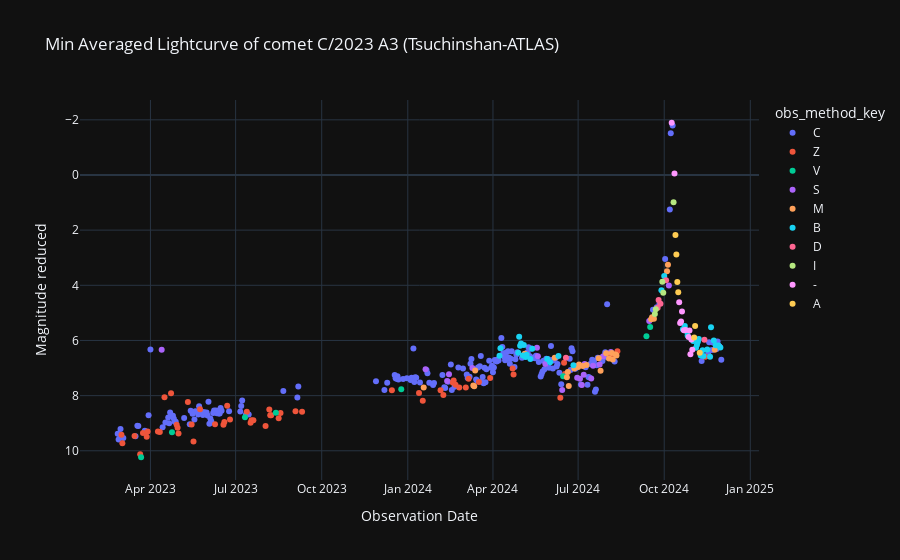

Notebook code for this chart:
### Code cell
# Gráfica de luz interna
labels = {'obs_date':'Observation Date','magnitud_reducida':'Magnitude reduced'}
fig = px.scatter(curva_de_luz_agrupada_min_v2_df, x='obs_date', y='magnitud_reducida', template= 'plotly_dark',color='obs_method_key', labels= labels, title=f'Min Averaged Lightcurve of comet {nombre_cometa} (Tsuchinshan-ATLAS)')
fig.update_yaxes(autorange="reversed")
fig.show()

### Figure 1 — Plotly figure (JSON) as saved in the notebook; plotly's stock layout.template omitted (floating-point values rounded to 4 significant figures; data arrays with more than 128 entries replaced by an {"elided": "..."} marker saying what was removed)
{"data": [{"hovertemplate": "obs_method_key=C<br>Observation Date=%{x}<br>Magnitude reduced=%{y}<extra></extra>", "legendgroup": "C", "marker": {"color": "#636efa", "symbol": "circle"}, "mode": "markers", "name": "C", "orientation": "v", "showlegend": true, "type": "scatter", "x": {"elided": "198 str values"}, "xaxis": "x", "y": {"elided": "198 float values"}, "yaxis": "y"}, {"hovertemplate": "obs_method_key=Z<br>Observation Date=%{x}<br>Magnitude reduced=%{y}<extra></extra>", "legendgroup": "Z", "marker": {"color": "#EF553B", "symbol": "circle"}, "mode": "markers", "name": "Z", "orientation": "v", "showlegend": true, "type": "scatter", "x": ["2023-03-01T00:00:00", "2023-03-02T00:00:00", "2023-03-15T00:00:00", "2023-03-21T00:00:00", "2023-03-24T00:00:00", "2023-03-28T00:00:00", "2023-03-29T00:00:00", "2023-04-09T00:00:00", "2023-04-11T00:00:00", "2023-04-16T00:00:00", "2023-04-23T00:00:00", "2023-04-29T00:00:00", "2023-04-30T00:00:00", "2023-05-01T00:00:00", "2023-05-11T00:00:00", "2023-05-15T00:00:00", "2023-05-17T00:00:00", "2023-05-24T00:00:00", "2023-06-09T00:00:00", "2023-06-18T00:00:00", "2023-06-19T00:00:00", "2023-06-22T00:00:00", "2023-06-25T00:00:00", "2023-07-13T00:00:00", "2023-07-17T00:00:00", "2023-07-18T00:00:00", "2023-07-20T00:00:00", "2023-08-02T00:00:00", "2023-08-06T00:00:00", "2023-08-07T00:00:00", "2023-08-08T00:00:00", "2023-08-16T00:00:00", "2023-08-18T00:00:00", "2023-09-03T00:00:00", "2023-09-10T00:00:00", "2023-12-15T00:00:00", "2024-01-13T00:00:00", "2024-01-17T00:00:00", "2024-02-05T00:00:00", "2024-02-08T00:00:00", "2024-02-18T00:00:00", "2024-02-19T00:00:00", "2024-02-21T00:00:00", "2024-02-25T00:00:00", "2024-03-03T00:00:00", "2024-03-06T00:00:00", "2024-03-17T00:00:00", "2024-03-29T00:00:00", "2024-04-22T00:00:00", "2024-04-23T00:00:00", "2024-06-12T00:00:00", "2024-06-16T00:00:00", "2024-06-17T00:00:00", "2024-08-04T00:00:00", "2024-08-12T00:00:00", "2024-11-14T00:00:00"], "xaxis": "x", "y": [9.419, 9.73, 9.464, 10.12, 9.354, 9.493, 9.302, 9.303, 9.32, 8.062, 7.916, 9.058, 9.165, 9.371, 8.23, 9.051, 9.66, 8.49, 9.039, 9.056, 8.958, 8.363, 8.866, 8.585, 8.987, 8.889, 8.89, 9.102, 8.507, 8.708, 8.71, 8.822, 8.625, 8.563, 8.585, 7.809, 7.906, 8.185, 7.802, 7.973, 7.524, 7.45, 7.602, 7.709, 7.702, 7.388, 7.507, 7.362, 7.015, 7.238, 8.077, 6.809, 7.218, 6.587, 6.387, 6.59], "yaxis": "y"}, {"hovertemplate": "obs_method_key=V<br>Observation Date=%{x}<br>Magnitude reduced=%{y}<extra></extra>", "legendgroup": "V", "marker": {"color": "#00cc96", "symbol": "circle"}, "mode": "markers", "name": "V", "orientation": "v", "showlegend": true, "type": "scatter", "x": ["2023-03-22T00:00:00", "2023-04-24T00:00:00", "2023-07-11T00:00:00", "2023-08-13T00:00:00", "2023-12-25T00:00:00", "2024-06-15T00:00:00", "2024-09-12T00:00:00", "2024-09-16T00:00:00"], "xaxis": "x", "y": [10.23, 9.323, 8.783, 8.617, 7.765, 7.3, 5.844, 5.509], "yaxis": "y"}, {"hovertemplate": "obs_method_key=S<br>Observation Date=%{x}<br>Magnitude reduced=%{y}<extra></extra>", "legendgroup": "S", "marker": {"color": "#ab63fa", "symbol": "circle"}, "mode": "markers", "name": "S", "orientation": "v", "showlegend": true, "type": "scatter", "x": ["2023-04-13T00:00:00", "2024-01-20T00:00:00", "2024-02-12T00:00:00", "2024-02-14T00:00:00", "2024-03-10T00:00:00", "2024-05-18T00:00:00", "2024-05-19T00:00:00", "2024-05-27T00:00:00", "2024-06-14T00:00:00", "2024-06-30T00:00:00", "2024-07-03T00:00:00", "2024-07-05T00:00:00", "2024-07-07T00:00:00", "2024-07-08T00:00:00", "2024-07-15T00:00:00", "2024-07-17T00:00:00", "2024-07-24T00:00:00", "2024-07-28T00:00:00", "2024-08-05T00:00:00", "2024-09-15T00:00:00", "2024-10-06T00:00:00", "2024-11-29T00:00:00"], "xaxis": "x", "y": [6.337, 7.046, 7.471, 7.222, 7.002, 6.263, 6.574, 6.852, 7.793, 7.349, 7.386, 7.613, 7.242, 6.857, 7.376, 6.916, 6.871, 6.575, 6.422, 5.29, 4.008, 6.219], "yaxis": "y"}, {"hovertemplate": "obs_method_key=M<br>Observation Date=%{x}<br>Magnitude reduced=%{y}<extra></extra>", "legendgroup": "M", "marker": {"color": "#FFA15A", "symbol": "circle"}, "mode": "markers", "name": "M", "orientation": "v", "showlegend": true, "type": "scatter", "x": ["2024-01-18T00:00:00", "2024-03-11T00:00:00", "2024-03-12T00:00:00", "2024-03-13T00:00:00", "2024-05-05T00:00:00", "2024-06-06T00:00:00", "2024-06-19T00:00:00", "2024-06-20T00:00:00", "2024-06-21T00:00:00", "2024-06-27T00:00:00", "2024-07-01T00:00:00", "2024-07-02T00:00:00", "2024-07-06T00:00:00", "2024-07-10T00:00:00", "2024-07-23T00:00:00", "2024-07-25T00:00:00", "2024-07-31T00:00:00", "2024-08-03T00:00:00", "2024-08-06T00:00:00", "2024-08-07T00:00:00", "2024-08-10T00:00:00", "2024-08-11T00:00:00", "2024-09-17T00:00:00", "2024-09-18T00:00:00", "2024-09-20T00:00:00", "2024-10-04T00:00:00", "2024-10-05T00:00:00", "2024-11-24T00:00:00"], "xaxis": "x", "y": [7.705, 7.631, 7.661, 7.089, 6.481, 6.631, 7.335, 7.144, 7.654, 7.013, 6.96, 6.874, 6.928, 6.889, 6.647, 7.096, 6.46, 6.654, 6.456, 6.693, 6.506, 6.545, 5.232, 5.157, 5.214, 3.487, 3.252, 6.335], "yaxis": "y"}, {"hovertemplate": "obs_method_key=B<br>Observation Date=%{x}<br>Magnitude reduced=%{y}<extra></extra>", "legendgroup": "B", "marker": {"color": "#19d3f3", "symbol": "circle"}, "mode": "markers", "name": "B", "orientation": "v", "showlegend": true, "type": "scatter", "x": ["2024-04-08T00:00:00", "2024-04-09T00:00:00", "2024-04-28T00:00:00", "2024-04-29T00:00:00", "2024-04-30T00:00:00", "2024-05-01T00:00:00", "2024-05-03T00:00:00", "2024-05-04T00:00:00", "2024-05-06T00:00:00", "2024-05-07T00:00:00", "2024-05-11T00:00:00", "2024-05-13T00:00:00", "2024-05-29T00:00:00", "2024-06-01T00:00:00", "2024-06-10T00:00:00", "2024-06-26T00:00:00", "2024-09-28T00:00:00", "2024-10-01T00:00:00", "2024-10-21T00:00:00", "2024-10-23T00:00:00", "2024-10-25T00:00:00", "2024-10-26T00:00:00", "2024-11-01T00:00:00", "2024-11-04T00:00:00", "2024-11-05T00:00:00", "2024-11-06T00:00:00", "2024-11-07T00:00:00", "2024-11-09T00:00:00", "2024-11-11T00:00:00", "2024-11-12T00:00:00", "2024-11-16T00:00:00", "2024-11-19T00:00:00", "2024-11-20T00:00:00", "2024-11-23T00:00:00", "2024-11-25T00:00:00", "2024-11-28T00:00:00", "2024-11-30T00:00:00"], "xaxis": "x", "y": [6.551, 6.279, 6.447, 5.868, 6.188, 6.107, 6.544, 6.162, 6.596, 6.513, 6.674, 6.301, 6.669, 6.793, 6.561, 6.903, 4.175, 3.66, 5.594, 5.476, 5.669, 5.822, 6.015, 6.264, 6.153, 6.045, 5.943, 6.544, 6.354, 6.564, 6.324, 6.592, 5.517, 6.003, 6.17, 6.179, 6.259], "yaxis": "y"}, {"hovertemplate": "obs_method_key=D<br>Observation Date=%{x}<br>Magnitude reduced=%{y}<extra></extra>", "legendgroup": "D", "marker": {"color": "#FF6692", "symbol": "circle"}, "mode": "markers", "name": "D", "orientation": "v", "showlegend": true, "type": "scatter", "x": ["2024-06-18T00:00:00", "2024-09-24T00:00:00", "2024-09-25T00:00:00", "2024-09-27T00:00:00", "2024-10-03T00:00:00", "2024-11-13T00:00:00"], "xaxis": "x", "y": [6.626, 4.816, 4.537, 4.668, 3.818, 5.976], "yaxis": "y"}, {"hovertemplate": "obs_method_key=I<br>Observation Date=%{x}<br>Magnitude reduced=%{y}<extra></extra>", "legendgroup": "I", "marker": {"color": "#B6E880", "symbol": "circle"}, "mode": "markers", "name": "I", "orientation": "v", "showlegend": true, "type": "scatter", "x": ["2024-09-21T00:00:00", "2024-09-22T00:00:00", "2024-09-29T00:00:00", "2024-09-30T00:00:00", "2024-10-11T00:00:00"], "xaxis": "x", "y": [5.043, 4.866, 3.873, 4.269, 0.9852], "yaxis": "y"}, {"hovertemplate": "obs_method_key=-<br>Observation Date=%{x}<br>Magnitude reduced=%{y}<extra></extra>", "legendgroup": "-", "marker": {"color": "#FF97FF", "symbol": "circle"}, "mode": "markers", "name": "-", "orientation": "v", "showlegend": true, "type": "scatter", "x": ["2024-10-09T00:00:00", "2024-10-12T00:00:00", "2024-10-17T00:00:00", "2024-10-18T00:00:00", "2024-10-19T00:00:00", "2024-10-20T00:00:00", "2024-10-22T00:00:00", "2024-10-24T00:00:00", "2024-10-27T00:00:00", "2024-10-28T00:00:00", "2024-10-29T00:00:00", "2024-10-30T00:00:00", "2024-10-31T00:00:00"], "xaxis": "x", "y": [-1.894, -0.05629, 4.612, 5.366, 5.309, 4.954, 5.633, 5.624, 5.876, 5.637, 6.502, 5.968, 6.339], "yaxis": "y"}, {"hovertemplate": "obs_method_key=A<br>Observation Date=%{x}<br>Magnitude reduced=%{y}<extra></extra>", "legendgroup": "A", "marker": {"color": "#FECB52", "symbol": "circle"}, "mode": "markers", "name": "A", "orientation": "v", "showlegend": true, "type": "scatter", "x": ["2024-10-13T00:00:00", "2024-10-14T00:00:00", "2024-10-15T00:00:00", "2024-10-16T00:00:00", "2024-11-02T00:00:00", "2024-11-03T00:00:00", "2024-11-08T00:00:00"], "xaxis": "x", "y": [2.173, 2.887, 3.88, 4.25, 5.892, 5.478, 6.442], "yaxis": "y"}], "layout": {"legend": {"title": {"text": "obs_method_key"}, "tracegroupgap": 0}, "title": {"text": "Min Averaged Lightcurve of comet C/2023 A3 (Tsuchinshan-ATLAS)"}, "xaxis": {"anchor": "y", "domain": [0, 1], "title": {"text": "Observation Date"}}, "yaxis": {"anchor": "x", "autorange": "reversed", "domain": [0, 1], "title": {"text": "Magnitude reduced"}}}}
